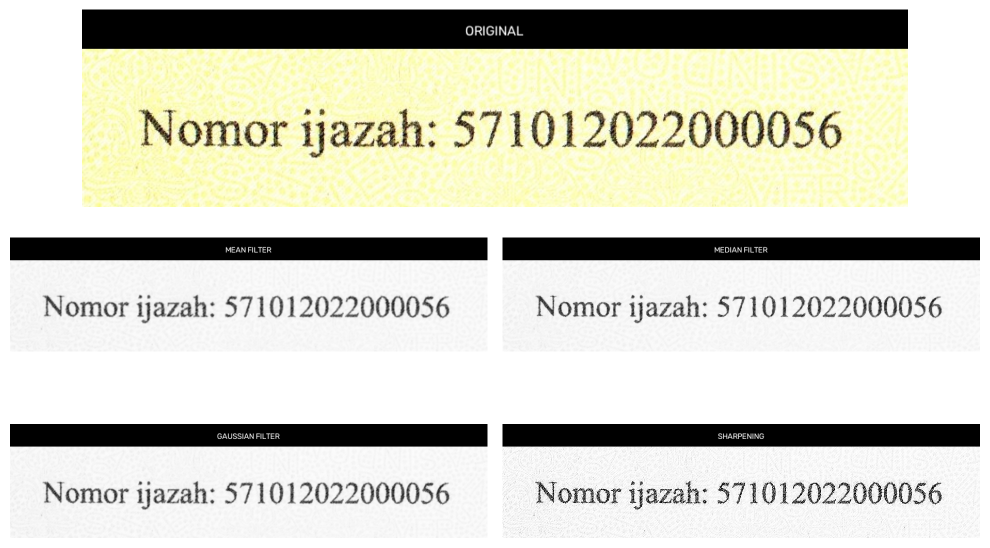
#> input picture citra5/hasil/perbandingan/01_HighQuality_Enhanced_perbandingan.png, 1980 x 1096 px, given as the content of the folder tugasCitra, which was not available (shown at 1/2 size)
$ python test.py
#> lines starting #> are read from the running program, lines starting #| are printed output that depends on the picture; after the words box and inside, x2 and y2 are one past the last pixel; in counts of white or black regions, pixels touching at a corner belong together; pictures that were not available may be replaced by others from this repository, and a replacement may not be noted
import cv2
import os
import numpy as np
import matplotlib.pyplot as plt


# ==========================================================
# KONFIGURASI FOLDER
# ==========================================================

INPUT_FOLDERS = {
    "signature_present": "tugasCitra",
    "signature_absent": "hasil_sample"
}

OUTPUT_FOLDER = "hasil_proses"


# ==========================================================
# MEMBUAT FOLDER OUTPUT
# ==========================================================

os.makedirs(OUTPUT_FOLDER, exist_ok=True)

for kategori in INPUT_FOLDERS:
    os.makedirs(
        os.path.join(OUTPUT_FOLDER, kategori),
        exist_ok=True
    )

    os.makedirs(
        os.path.join(OUTPUT_FOLDER, kategori, "grayscale"),
        exist_ok=True
    )

    os.makedirs(
        os.path.join(OUTPUT_FOLDER, kategori, "otsu"),
        exist_ok=True
    )

    os.makedirs(
        os.path.join(OUTPUT_FOLDER, kategori, "global"),
        exist_ok=True
    )

    os.makedirs(
        os.path.join(OUTPUT_FOLDER, kategori, "otsu_opening"),
        exist_ok=True
    )

    os.makedirs(
        os.path.join(OUTPUT_FOLDER, kategori, "otsu_closing"),
        exist_ok=True
    )

    os.makedirs(
        os.path.join(OUTPUT_FOLDER, kategori, "global_opening"),
        exist_ok=True
    )

    os.makedirs(
        os.path.join(OUTPUT_FOLDER, kategori, "global_closing"),
        exist_ok=True
    )

    os.makedirs(
        os.path.join(OUTPUT_FOLDER, kategori, "perbandingan"),
        exist_ok=True
    )


# ==========================================================
# KERNEL MORFOLOGI
# ==========================================================

kernel = np.ones((3, 3), np.uint8)


# ==========================================================
# FUNGSI MENGHITUNG KARAKTERISTIK SEGMENTASI
# ==========================================================

def hitung_karakteristik(binary):

    total_pixel = binary.shape[0] * binary.shape[1]

    # Karena menggunakan THRESH_BINARY_INV,
    # foreground adalah piksel putih (255)
    foreground = cv2.countNonZero(binary)

    background = total_pixel - foreground

    persentase_foreground = (foreground / total_pixel) * 100
    persentase_background = (background / total_pixel) * 100

    return (
        total_pixel,
        foreground,
        background,
        persentase_foreground,
        persentase_background
    )


# ==========================================================
# FUNGSI MEMBUAT CATATAN HASIL
# ==========================================================

def buat_catatan(
    nama,
    fg_otsu,
    fg_global,
    fg_otsu_open,
    fg_otsu_close,
    fg_global_open,
    fg_global_close
):

    catatan = []

    # ---------------------------------------------
    # Analisis Otsu
    # ---------------------------------------------

    perubahan_open_otsu = fg_otsu_open - fg_otsu
    perubahan_close_otsu = fg_otsu_close - fg_otsu

    if abs(perubahan_open_otsu) < fg_otsu * 0.05:
        catatan.append(
            "Otsu Opening: perubahan foreground relatif kecil."
        )
    elif perubahan_open_otsu < 0:
        catatan.append(
            "Otsu Opening: jumlah foreground berkurang, "
            "menunjukkan sebagian noise atau objek kecil dihilangkan."
        )
    else:
        catatan.append(
            "Otsu Opening: jumlah foreground meningkat."
        )

    if perubahan_close_otsu > 0:
        catatan.append(
            "Otsu Closing: foreground bertambah, "
            "kemungkinan bagian objek yang terputus menjadi lebih terhubung."
        )
    else:
        catatan.append(
            "Otsu Closing: perubahan foreground relatif kecil."
        )

    # ---------------------------------------------
    # Analisis Global
    # ---------------------------------------------

    perubahan_open_global = fg_global_open - fg_global
    perubahan_close_global = fg_global_close - fg_global

    if perubahan_open_global < 0:
        catatan.append(
            "Global Opening: foreground berkurang setelah proses opening."
        )
    else:
        catatan.append(
            "Global Opening: foreground relatif tetap atau meningkat."
        )

    if perubahan_close_global > 0:
        catatan.append(
            "Global Closing: foreground bertambah setelah proses closing."
        )
    else:
        catatan.append(
            "Global Closing: perubahan foreground relatif kecil."
        )

    # ---------------------------------------------
    # Perbandingan Otsu dan Global
    # ---------------------------------------------

    if fg_otsu > fg_global * 1.20:
        catatan.append(
            "Otsu menghasilkan area foreground lebih besar "
            "dibandingkan Global."
        )

    elif fg_global > fg_otsu * 1.20:
        catatan.append(
            "Global menghasilkan area foreground lebih besar "
            "dibandingkan Otsu."
        )

    else:
        catatan.append(
            "Jumlah foreground Otsu dan Global relatif berdekatan."
        )

    return catatan


# ==========================================================
# FUNGSI MEMBUAT GAMBAR PERBANDINGAN
# ==========================================================

def buat_perbandingan(
    original,
    grayscale,
    otsu,
    global_thresh,
    otsu_opening,
    otsu_closing,
    global_opening,
    global_closing,
    nama_file,
    kategori,
    catatan
):

    fig, axes = plt.subplots(3, 3, figsize=(16, 13))

    # ---------------------------------------------
    # Daftar gambar
    # ---------------------------------------------

    gambar = [
        original,
        grayscale,
        otsu,
        global_thresh,
        otsu_opening,
        otsu_closing,
        global_opening,
        global_closing
    ]

    judul = [
        "Citra Asli",
        "Grayscale",
        "Otsu",
        "Global Threshold",
        "Otsu Opening",
        "Otsu Closing",
        "Global Opening",
        "Global Closing"
    ]

    # ---------------------------------------------
    # Menampilkan 8 gambar
    # ---------------------------------------------

    for ax, img, title in zip(axes.flat[:8], gambar, judul):

        if len(img.shape) == 2:
            ax.imshow(img, cmap="gray")
        else:
            ax.imshow(cv2.cvtColor(img, cv2.COLOR_BGR2RGB))

        ax.set_title(title)
        ax.axis("off")

    # ---------------------------------------------
    # Kotak catatan di bagian bawah
    # ---------------------------------------------

    axes[2, 2].axis("off")

    teks_catatan = "CATATAN HASIL PERBANDINGAN\n\n"

    for i, teks in enumerate(catatan, start=1):
        teks_catatan += f"{i}. {teks}\n"

    axes[2, 2].text(
        0,
        1,
        teks_catatan,
        fontsize=10,
        verticalalignment="top",
        wrap=True
    )

    fig.suptitle(
        f"Perbandingan Hasil Segmentasi\n"
        f"{kategori} - {nama_file}",
        fontsize=15
    )

    plt.tight_layout()

    # ---------------------------------------------
    # Simpan
    # ---------------------------------------------

    nama_output = os.path.splitext(nama_file)[0] + "_perbandingan.jpg"

    output_path = os.path.join(
        OUTPUT_FOLDER,
        kategori,
        "perbandingan",
        nama_output
    )

    plt.savefig(
        output_path,
        dpi=150,
        bbox_inches="tight"
    )

    plt.close()


# ==========================================================
# PROSES SETIAP KATEGORI
# ==========================================================

for kategori, input_folder in INPUT_FOLDERS.items():

    print("\n")
    print("=" * 80)
    print(f"PROSES DATASET : {kategori.upper()}")
    print("=" * 80)

    files = [
        f for f in os.listdir(input_folder)
        if f.lower().endswith((".jpg", ".jpeg", ".png"))
    ]

    files.sort()

    # ---------------------------------------------
    # PROSES SETIAP CITRA
    # ---------------------------------------------

    for nomor, filename in enumerate(files, start=1):

        print("\n")
        print("-" * 80)
        print(f"CITRA {nomor} : {filename}")
        print("-" * 80)

        input_path = os.path.join(
            input_folder,
            filename
        )

        # -----------------------------------------
        # Membaca citra
        # -----------------------------------------

        original = cv2.imread(input_path)
#> original is the input picture: shape (1096, 1980, 3); mean B, G, R 197.9, 210.1, 210.3

        if original is None:
            print(f"Gagal membaca: {filename}")
            continue

        # -----------------------------------------
        # GRAYSCALE
        # -----------------------------------------

        grayscale = cv2.cvtColor(
            original,
            cv2.COLOR_BGR2GRAY
        )
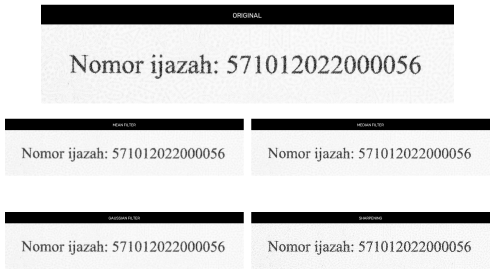
#> grayscale: shape (1096, 1980) (shown at 1/4 size); min 0, max 255, mean 208.8

        # -----------------------------------------
        # GLOBAL THRESHOLDING
        # -----------------------------------------

        threshold_global = 127

        _, global_thresh = cv2.threshold(
            grayscale,
            threshold_global,
            255,
            cv2.THRESH_BINARY_INV
        )
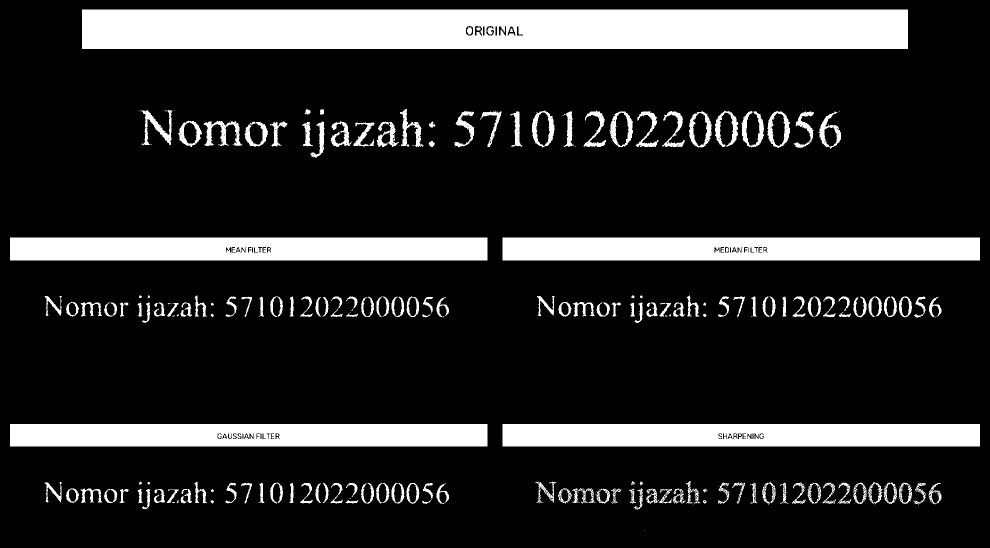
#> global_thresh: shape (1096, 1980) (shown at 1/2 size); 16.6% white; 232 white regions (58 under 20 px), largest, box (x1, y1, x2, y2) and area: (164, 19, 1816, 98) 129515, (20, 475, 975, 521) 43527, (1005, 475, 1960, 521) 43444

        # -----------------------------------------
        # OTSU THRESHOLDING
        # -----------------------------------------

        threshold_otsu, otsu = cv2.threshold(
            grayscale,
            0,
            255,
            cv2.THRESH_BINARY_INV + cv2.THRESH_OTSU
        )
#> threshold_otsu = 130

        # -----------------------------------------
        # MORPHOLOGICAL OPENING
        # -----------------------------------------

        otsu_opening = cv2.morphologyEx(
            otsu,
            cv2.MORPH_OPEN,
            kernel
        )
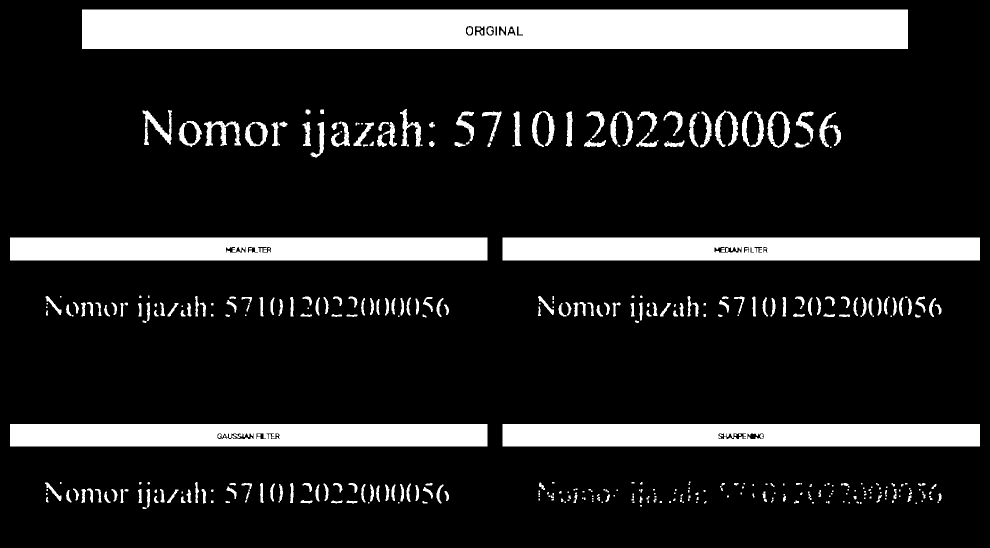
#> otsu_opening: shape (1096, 1980) (shown at 1/2 size); 16.2% white; 444 white regions (156 under 20 px), largest, box (x1, y1, x2, y2) and area: (164, 19, 1816, 98) 129354, (20, 475, 975, 521) 43397, (1005, 475, 1960, 521) 43295

        global_opening = cv2.morphologyEx(
            global_thresh,
            cv2.MORPH_OPEN,
            kernel
        )

        # -----------------------------------------
        # MORPHOLOGICAL CLOSING
        # -----------------------------------------

        otsu_closing = cv2.morphologyEx(
            otsu,
            cv2.MORPH_CLOSE,
            kernel
        )
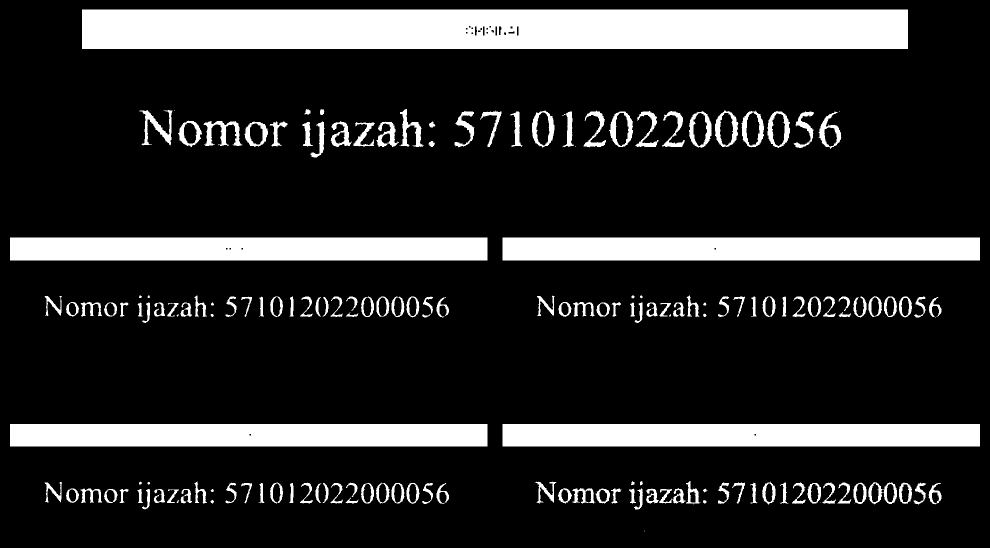
#> otsu_closing: shape (1096, 1980) (shown at 1/2 size); 16.8% white; 172 white regions (13 under 20 px), largest, box (x1, y1, x2, y2) and area: (164, 19, 1816, 98) 130035, (1005, 475, 1960, 521) 43921, (20, 475, 975, 521) 43903

        global_closing = cv2.morphologyEx(
            global_thresh,
            cv2.MORPH_CLOSE,
            kernel
        )

        # ==================================================
        # NAMA DASAR FILE
        # ==================================================

        nama_dasar = os.path.splitext(filename)[0]

        # ==================================================
        # MENYIMPAN SEMUA HASIL
        # ==================================================

        cv2.imwrite(
            os.path.join(
                OUTPUT_FOLDER,
                kategori,
                "grayscale",
                nama_dasar + "_grayscale.jpg"
            ),
            grayscale
        )

        cv2.imwrite(
            os.path.join(
                OUTPUT_FOLDER,
                kategori,
                "otsu",
                nama_dasar + "_otsu.jpg"
            ),
            otsu
        )

        cv2.imwrite(
            os.path.join(
                OUTPUT_FOLDER,
                kategori,
                "global",
                nama_dasar + "_global.jpg"
            ),
            global_thresh
        )

        cv2.imwrite(
            os.path.join(
                OUTPUT_FOLDER,
                kategori,
                "otsu_opening",
                nama_dasar + "_otsu_opening.jpg"
            ),
            otsu_opening
        )

        cv2.imwrite(
            os.path.join(
                OUTPUT_FOLDER,
                kategori,
                "otsu_closing",
                nama_dasar + "_otsu_closing.jpg"
            ),
            otsu_closing
        )

        cv2.imwrite(
            os.path.join(
                OUTPUT_FOLDER,
                kategori,
                "global_opening",
                nama_dasar + "_global_opening.jpg"
            ),
            global_opening
        )

        cv2.imwrite(
            os.path.join(
                OUTPUT_FOLDER,
                kategori,
                "global_closing",
                nama_dasar + "_global_closing.jpg"
            ),
            global_closing
        )

        # ==================================================
        # HITUNG KARAKTERISTIK
        # ==================================================

        data_otsu = hitung_karakteristik(otsu)
#> in hitung_karakteristik, `foreground = cv2.countNonZero(binary)`: foreground = 360679
#> in hitung_karakteristik, `background = total_pixel - foreground`: background = 1809401
#> in hitung_karakteristik, `persentase_foreground = (foreground / total_pixel) * 100`: persentase_foreground = 16.62
#> in hitung_karakteristik, `persentase_background = (background / total_pixel) * 100`: persentase_background = 83.38
#> data_otsu = (2170080, 360679, 1809401, 16.62, 83.38)
        data_global = hitung_karakteristik(global_thresh)
#> data_global = (2170080, 359426, 1810654, 16.56, 83.44)
        data_otsu_opening = hitung_karakteristik(otsu_opening)
#> data_otsu_opening = (2170080, 350735, 1819345, 16.16, 83.84)
        data_otsu_closing = hitung_karakteristik(otsu_closing)
#> data_otsu_closing = (2170080, 365539, 1804541, 16.84, 83.16)
        data_global_opening = hitung_karakteristik(global_opening)
#> data_global_opening = (2170080, 349214, 1820866, 16.09, 83.91)
        data_global_closing = hitung_karakteristik(global_closing)
#> data_global_closing = (2170080, 364386, 1805694, 16.79, 83.21)

        # ==================================================
        # OUTPUT TERMINAL
        # ==================================================

        print(f"Ukuran citra       : {grayscale.shape[1]} x {grayscale.shape[0]}")
#| Ukuran citra       : 1980 x 1096
        print(f"Threshold Global   : {threshold_global}")
        print(f"Threshold Otsu     : {threshold_otsu:.2f}")
#| Threshold Otsu     : 130.00

        print("\nKarakteristik hasil segmentasi:")

        print("\n[ OTSU ]")
        print(f"Total piksel       : {data_otsu[0]}")
#| Total piksel       : 2170080
        print(f"Foreground         : {data_otsu[1]}")
#| Foreground         : 360679
        print(f"Background         : {data_otsu[2]}")
#| Background         : 1809401
        print(f"% Foreground       : {data_otsu[3]:.2f}%")
#| % Foreground       : 16.62%
        print(f"% Background       : {data_otsu[4]:.2f}%")
#| % Background       : 83.38%

        print("\n[ GLOBAL ]")
        print(f"Total piksel       : {data_global[0]}")
#| Total piksel       : 2170080
        print(f"Foreground         : {data_global[1]}")
#| Foreground         : 359426
        print(f"Background         : {data_global[2]}")
#| Background         : 1810654
        print(f"% Foreground       : {data_global[3]:.2f}%")
#| % Foreground       : 16.56%
        print(f"% Background       : {data_global[4]:.2f}%")
#| % Background       : 83.44%

        print("\n[ OTSU OPENING ]")
        print(f"Foreground         : {data_otsu_opening[1]}")
#| Foreground         : 350735
        print(f"Background         : {data_otsu_opening[2]}")
#| Background         : 1819345
        print(f"% Foreground       : {data_otsu_opening[3]:.2f}%")
#| % Foreground       : 16.16%

        print("\n[ OTSU CLOSING ]")
        print(f"Foreground         : {data_otsu_closing[1]}")
#| Foreground         : 365539
        print(f"Background         : {data_otsu_closing[2]}")
#| Background         : 1804541
        print(f"% Foreground       : {data_otsu_closing[3]:.2f}%")
#| % Foreground       : 16.84%

        print("\n[ GLOBAL OPENING ]")
        print(f"Foreground         : {data_global_opening[1]}")
#| Foreground         : 349214
        print(f"Background         : {data_global_opening[2]}")
#| Background         : 1820866
        print(f"% Foreground       : {data_global_opening[3]:.2f}%")
#| % Foreground       : 16.09%

        print("\n[ GLOBAL CLOSING ]")
        print(f"Foreground         : {data_global_closing[1]}")
#| Foreground         : 364386
        print(f"Background         : {data_global_closing[2]}")
#| Background         : 1805694
        print(f"% Foreground       : {data_global_closing[3]:.2f}%")
#| % Foreground       : 16.79%

        # ==================================================
        # BUAT CATATAN
        # ==================================================

        catatan = buat_catatan(
            filename,
            data_otsu[1],
            data_global[1],
            data_otsu_opening[1],
            data_otsu_closing[1],
            data_global_opening[1],
            data_global_closing[1]
        )
#> catatan = 5 items

        # ==================================================
        # BUAT GAMBAR PERBANDINGAN
        # ==================================================

        buat_perbandingan(
            original,
            grayscale,
            otsu,
            global_thresh,
            otsu_opening,
            otsu_closing,
            global_opening,
            global_closing,
            filename,
            kategori,
            catatan
        )
#> the loop in buat_perbandingan, `for ax, img, title in zip(axes.flat[:8], gambar, judul): ` made 8 passes
#> title on passes 1 to 4: 'Citra Asli', 'Grayscale', 'Otsu', 'Global Threshold'
#> the loop in buat_perbandingan, `for i, teks in enumerate(catatan, start=1):` made 5 passes
#> in buat_perbandingan, `plt.savefig( output_path, dpi=150, bbox_inches="tight" )`:
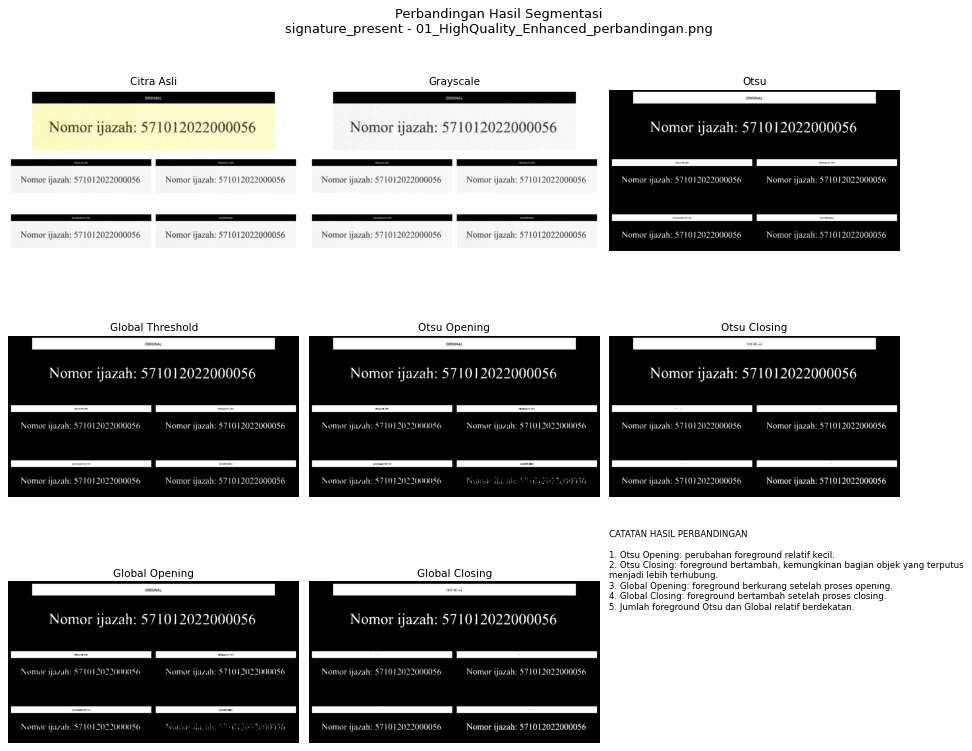
#> figure drawn by matplotlib, 8 panels

        print("\nCatatan:")
        for teks in catatan:
            print(f"- {teks}")
#> this loop made 5 passes
#| - Otsu Opening: perubahan foreground relatif kecil.
#| - Otsu Closing: foreground bertambah, kemungkinan bagian objek yang terputus menjadi lebih terhubung.
#> (further printed lines are left out)

        print("\nBerhasil diproses.")


# ==========================================================
# SELESAI
# ==========================================================

print("\n")
print("=" * 80)
print("SEMUA CITRA SELESAI DIPROSES")
print("=" * 80)

print(f"Hasil tersimpan di folder: {OUTPUT_FOLDER}")
